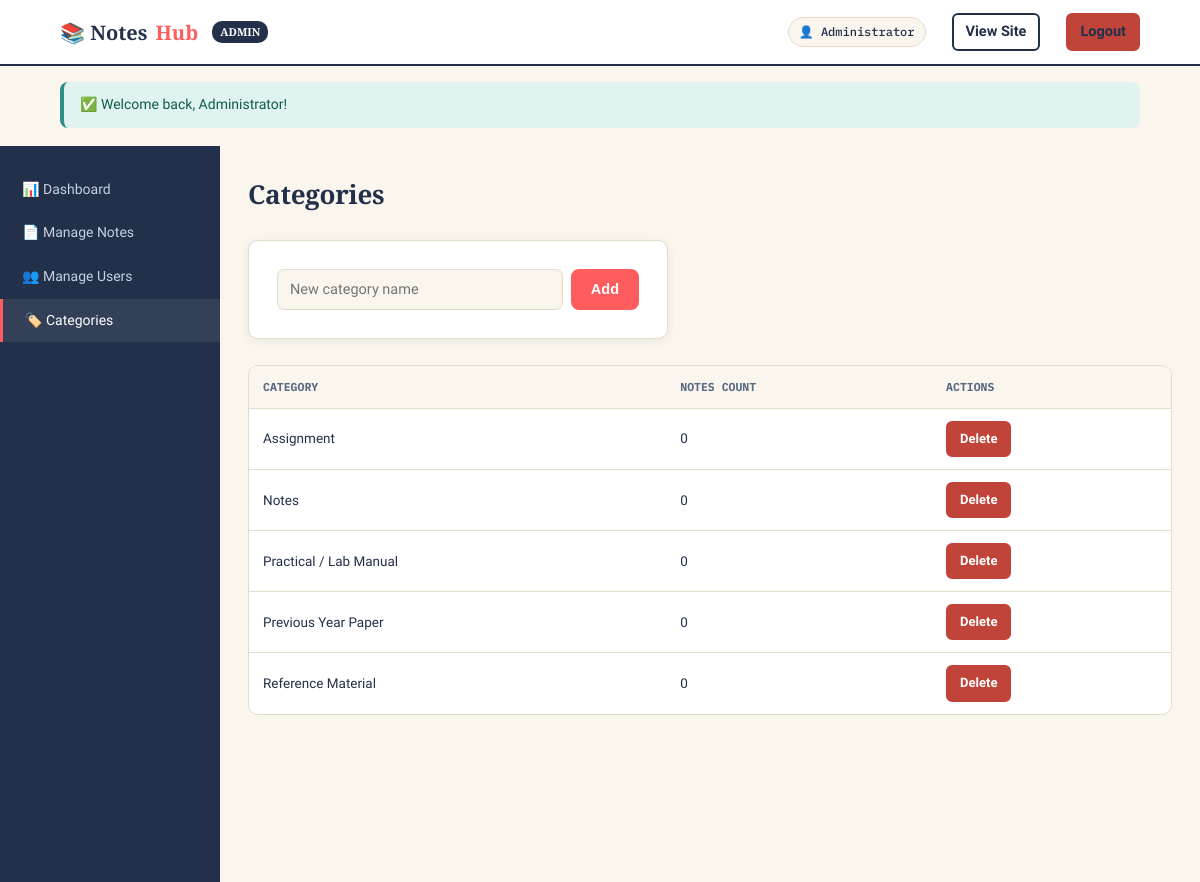
Screenshot of /admin/categories.php (signed in) with the database file from the repository.
### tables this page shows
CREATE TABLE IF NOT EXISTS categories (
    category_id INT AUTO_INCREMENT PRIMARY KEY,
    category_name VARCHAR(100) NOT NULL UNIQUE
);

### includes/functions.php (called while the page is built, shortened)
<?php
function clean($str) {
    return htmlspecialchars(trim($str), ENT_QUOTES, 'UTF-8');
}
function flash($key, $msg = null) {
    if (!empty($_SESSION['flash'][$key])) {
        $out = $_SESSION['flash'][$key];
        return $out;
    }
    return null;
}

### admin/categories.php (the view, shortened to what this page needs)
<?php
include __DIR__ . '/includes/header.php';
$categories = $pdo->query("SELECT c.*, (SELECT COUNT(*) FROM notes n WHERE n.category_id = c.category_id) AS notes_count
                            FROM categories c ORDER BY c.category_name")->fetchAll();
?>
<div class="section-head"><h2>Categories</h2></div>
<div class="card" style="max-width:420px; margin-bottom:26px;">
    <form method="POST" action="categories.php" style="display:flex; gap:8px;">
        <input type="text" name="category_name" placeholder="New category name" required style="flex:1;">
        <button type="submit" class="btn btn-coral">Add</button>
    </form>
</div>
<div class="table-wrap">
    <table>
        <tr><th>Category</th><th>Notes Count</th><th>Actions</th></tr>
        <?php foreach ($categories as $c): ?>
        <tr>
            <td><?= clean($c['category_name']) ?></td>
            <td><?= $c['notes_count'] ?></td>
            <td><a href="categories.php?delete=<?= $c['category_id'] ?>" class="btn btn-sm btn-danger confirm-delete">Delete</a></td>
        </tr>
        <?php endforeach; ?>
    </table>
</div>
<?php include __DIR__ . '/includes/footer.php'; ?>

### admin/includes/header.php (shortened to what this page needs)
<?php
require_once __DIR__ . '/../../includes/functions.php';
$success = flash('success');
$current = basename($_SERVER['PHP_SELF']);
?>
<!DOCTYPE html>
<html lang="en">
<head>
<link rel="stylesheet" href="../assets/css/style.css">
</head>
<body>
<nav class="navbar">
    <div class="container">
        <a href="dashboard.php" class="brand">📚 Notes<span class="dot">Hub</span> <span style="font-size:11px; background:var(--ink); color:#fff; padding:2px 8px; border-radius:10px; margin-left:6px;">ADMIN</span></a>
        <div class="nav-links" style="display:flex;">
            <span class="nav-user-pill">👤 <?= clean($_SESSION['name']) ?></span>
            <a href="../index.php" class="btn btn-outline btn-sm">View Site</a>
            <a href="logout.php" class="btn btn-sm btn-danger">Logout</a>
        </div>
    </div>
</nav>
<?php if ($success): ?>
<div class="container" style="margin-top:16px;"><div class="alert alert-success">✅ <?= clean($success) ?></div></div>
<?php endif; ?>
<div class="admin-shell">
    <aside class="admin-sidebar">
        <a href="dashboard.php" class="<?= $current === 'dashboard.php' ? 'active' : '' ?>">📊 Dashboard</a>
        <a href="notes.php" class="<?= $current === 'notes.php' ? 'active' : '' ?>">📄 Manage Notes</a>
        <a href="users.php" class="<?= $current === 'users.php' ? 'active' : '' ?>">👥 Manage Users</a>
        <a href="categories.php" class="<?= $current === 'categories.php' ? 'active' : '' ?>">🏷️ Categories</a>
    </aside>
    <main class="admin-main">

### admin/includes/footer.php (shortened to what this page needs)
    </main>
</div>
</body>
</html>

### assets/css/style.css (style rules this page uses)
:root { --paper: #FAF6EE; --paper-card: #FFFFFF; --ink: #22304A; --ink-soft: #5B6B85; --coral: #FF5D5D; --coral-dark: #E24545; --teal: #2E8F86; --line: #E4DDCB; --tab-1: #FF9F5A; --tab-2: #2E8F86; --tab-3: #6C7BD9; --tab-4: #D95FA3; --tab-5: #8FB339; --radius: 10px; --shadow: 0 2px 10px rgba(34,48,74,0.07); --shadow-lg: 0 10px 30px rgba(34,48,74,0.12); }
* { box-sizing: border-box; }
body { margin:0; background: var(--paper); color: var(--ink); font-family: 'Work Sans', sans-serif; font-size: 15.5px; line-height: 1.55; -webkit-font-smoothing: antialiased; }
h1,h2,h3,h4 { font-family: 'Bitter', serif; color: var(--ink); margin: 0 0 .4em; letter-spacing: -0.01em; }
a { color: var(--teal); text-decoration: none; }
.container { max-width: 1120px; margin: 0 auto; padding: 0 20px; }
.navbar { background: var(--paper-card); border-bottom: 2px solid var(--ink); position: sticky; top: 0; z-index: 100; }
.navbar .container { display:flex; align-items:center; justify-content:space-between; height: 64px; }
.brand { font-family:'Bitter', serif; font-weight:800; font-size:20px; color: var(--ink); display:flex; align-items:center; gap:8px; }
.brand .dot { color: var(--coral); }
.nav-links { display:flex; align-items:center; gap: 22px; font-weight:500; }
.nav-links a { color: var(--ink); font-size:14.5px; }
.nav-links .btn { margin-left: 4px; }
.nav-user-pill { font-family:'IBM Plex Mono', monospace; font-size: 12px; background: var(--paper); border: 1px solid var(--line); padding: 5px 10px; border-radius: 20px; }
.btn { display:inline-flex; align-items:center; justify-content:center; gap:6px; padding: 10px 18px; border-radius: 8px; border: 2px solid var(--ink); background: var(--ink); color: #fff; font-weight:600; font-size: 14.5px; cursor:pointer; transition: transform .12s ease, box-shadow .12s ease; }
.btn-coral { background: var(--coral); border-color: var(--coral); }
.btn-outline { background: transparent; color: var(--ink); }
.btn-sm { padding: 6px 12px; font-size: 13px; border-radius:6px; }
.btn-danger { background:#C1443A; border-color:#C1443A; }
.section-head { display:flex; align-items:flex-end; justify-content:space-between; margin-bottom: 26px; flex-wrap:wrap; gap: 10px; }
.section-head h2 { font-size: 26px; margin:0; }
.card { background: var(--paper-card); border: 1px solid var(--line); border-radius: var(--radius); padding: 28px; box-shadow: var(--shadow); }
input[type=text], input[type=email], input[type=password], input[type=file], select, textarea { width:100%; padding: 11px 12px; border: 1.5px solid var(--line); border-radius: 7px; font-family:'Work Sans',sans-serif; font-size: 14.5px; background: var(--paper); color: var(--ink); outline:none; transition: border-color .12s; }
.alert { padding: 12px 16px; border-radius: 8px; font-size: 14px; margin-bottom: 18px; border-left: 4px solid; }
.alert-success { background:#E1F3EE; border-color: var(--teal); color:#0F5C4C; }
.table-wrap { overflow-x:auto; background: var(--paper-card); border:1px solid var(--line); border-radius: var(--radius); }
table { width:100%; border-collapse:collapse; min-width: 640px; }
th, td { text-align:left; padding: 12px 14px; font-size: 13.5px; border-bottom: 1px solid var(--line); }
th { font-family:'IBM Plex Mono',monospace; font-size:11.5px; text-transform:uppercase; color: var(--ink-soft); background: var(--paper); }
tr:last-child td { border-bottom:none; }
.admin-shell { display:flex; min-height: calc(100vh - 64px); }
.admin-sidebar { width: 220px; background: var(--ink); color:#fff; padding: 22px 0; flex-shrink:0; }
.admin-sidebar a { display:block; color:#C7D0E0; padding: 11px 22px; font-size:14px; font-weight:500; }
.admin-sidebar a:hover, .admin-sidebar a.active { background: rgba(255,255,255,0.08); color:#fff; text-decoration:none; border-left: 3px solid var(--coral); }
.admin-main { flex:1; padding: 28px; }

### rows the page displays
categories: category_name "Assignment", notes_count "0"
categories: category_name "Notes", notes_count "0"
categories: category_name "Practical / Lab Manual", notes_count "0"
categories: category_name "Previous Year Paper", notes_count "0"
categories: category_name "Reference Material", notes_count "0"

### other values shown
$_SESSION['name'] "Administrator"
$success "Welcome back, Administrator!"
